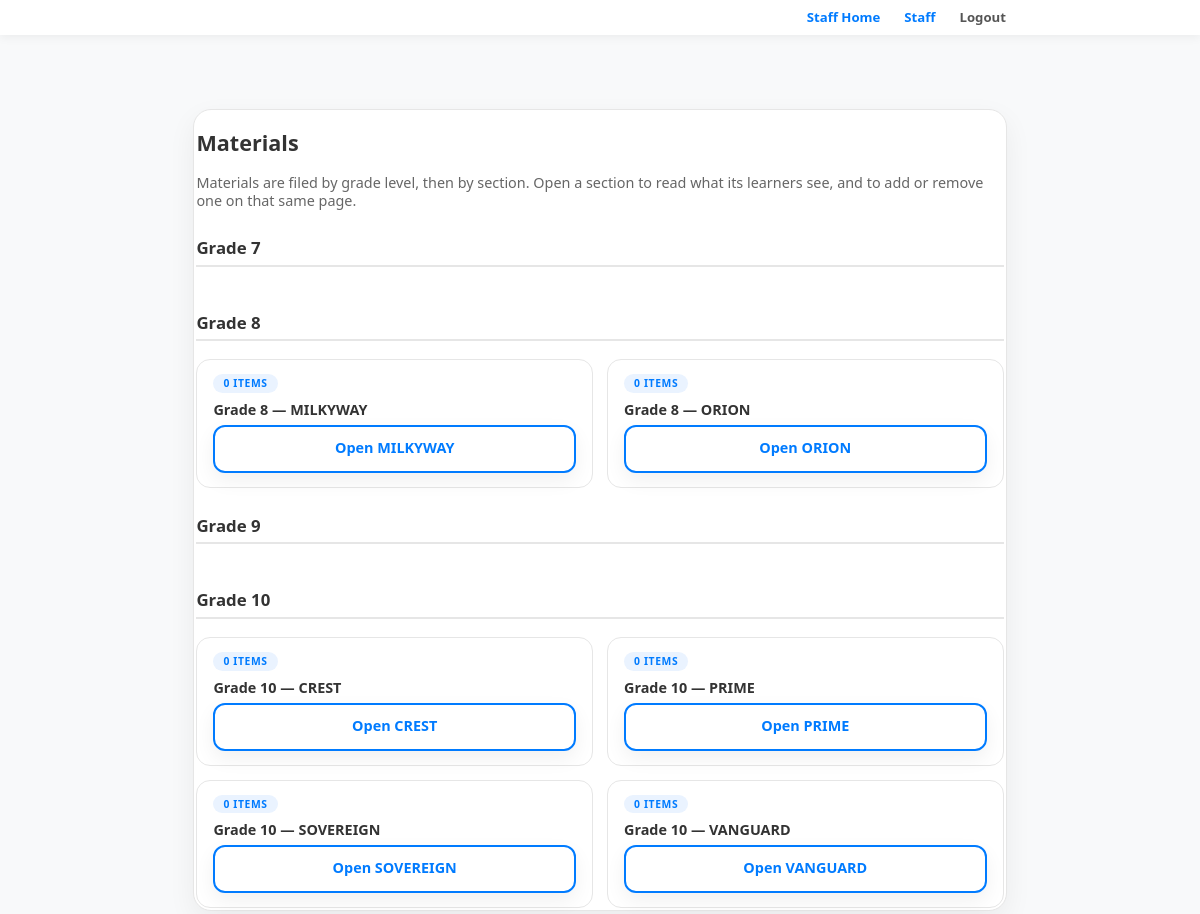
Screenshot of /materials (signed in) with the database file from the repository.
### app.py (models this page shows)
class GradeLevel(db.Model):
    __tablename__ = 'grade_level'
    id = db.Column(db.Integer, primary_key=True)
    name = db.Column(db.String(40), unique=True, nullable=False, index=True)
    created_at = db.Column(db.DateTime, nullable=False, default=datetime.utcnow)

class SectionLevel(db.Model):
    __tablename__ = 'class_section'
    id = db.Column(db.Integer, primary_key=True)
    grade = db.Column(db.String(40), nullable=False, index=True)
    name = db.Column(db.String(80), nullable=False)
    room = db.Column(db.String(60), nullable=False, default='')
    schedule_days = db.Column(db.String(40), nullable=False, default='')
    start_time = db.Column(db.String(5), nullable=False, default='')
    end_time = db.Column(db.String(5), nullable=False, default='')
    schedule_slots = db.Column(db.Text, nullable=False, default='')
    created_at = db.Column(db.DateTime, nullable=False, default=datetime.utcnow)
    __table_args__ = (db.UniqueConstraint('grade', 'name', name='uq_section_in_grade'),)

### app.py (the view, shortened to what this page needs)
@app.route('/materials')
def materials():
    user = current_user()
    kind = admin_kind(user)
    if not kind and not session.get('user_id'):
        return redirect(url_for('login'))
    groups = pick_classes(sections_map())
    counts = resource_counts(None, None)
    return render_template(
        'materials.html',
        user=user,
        groups=groups,
        counts=counts,
        own_grade=user.grade if user else '',
        own_section=norm_section(user.section) if user else '',
        can_post=role_can('post_materials', kind),
    )

### app.py (called while the page is built)
def admin_db_cache(key, query):
    global _ADMIN_DB_CACHE_AT
    now = time.time()
    if now - _ADMIN_DB_CACHE_AT >= 1.0:
        _ADMIN_DB_CACHE.clear()
        _ADMIN_DB_CACHE_AT = now
    if key not in _ADMIN_DB_CACHE:
        _ADMIN_DB_CACHE[key] = query()
    return _ADMIN_DB_CACHE[key]

def normalize_caps(values):
    out = []
    for value in values or []:
        if not str(value).strip():
            continue
        key = str(value).strip().lower().replace('-', '_')
        for canonical, spellings in CAPABILITY_ALIASES.items():
            if key in spellings or key == canonical.replace('_', ' '):
                key = canonical
                break
        if key not in out:
            out.append(key)
    return out

def caps_match(want, caps):
    wanted = normalize_caps([want])
    return bool(wanted) and wanted[0] in normalize_caps(caps)

def cap_label(capability):
    folded = normalize_caps([capability])
    if not folded:
        return ''
    return CAP_LABELS.get(folded[0], folded[0].replace('_', ' '))

def admin_levels():
    def load():
        out = {level: [] for level in reversed(ADMIN_LEVELS)}
        for row in admin_sql('SELECT level, capability FROM roles ORDER BY level',
                             as_rows=True):
            out.setdefault(row['level'], []).append(row['capability'])
        return out
    return admin_db_cache('levels', load)

def roles_for(level):
    if not level:
        return []
    key = LEGACY_LEVEL_KEYS.get(level, level)
    caps = normalize_caps(admin_levels().get(key))
    return caps or level_caps(key)

def admin_account(email):
    address = str(email or '').strip().lower()
    if not address:
        return None
    return admin_db_cache(
        ('account', address),
        lambda: admin_sql('SELECT email, password, level, supervisor FROM accounts '
                          'WHERE lower(email) = ?', (address,), one=True))

def section_choices_for(grade):
    return [row.name for row in
            SectionLevel.query.filter_by(grade=grade or '').order_by(
                SectionLevel.name, SectionLevel.id).all()]

def grade_choices():
    return [row.name for row in GradeLevel.query.order_by(GradeLevel.id).all()]

def class_choices():
    return {grade: section_choices_for(grade) for grade in grade_choices()}

def open_classes():
    if at_least('admin'):
        return None
    member = current_staff()
    return assigned_classes(member.id) if member else set()

def sections_map():
    return class_choices()

### templates/materials.html (shortened to what this page needs)
{% extends "base.html" %}
{% block content %}
<div class="container card">
    <h2>Materials</h2>
    {% if locked %}
    <p style="color: #666;">
        Your account has no section yet, so there is no section page to open for you.
        Once your teacher records your grade and section, your own materials appear on
        your profile page.
    </p>
    <p><a href="/profile" class="btn btn-primary cta">Go to My Profile</a></p>
    {% else %}
    <p style="color: #666;">
        Materials are filed by grade level, then by section. Open a section to read what
        its learners see{% if can_post %}, and to add or remove one on that same page{% endif %}.
    </p>
    {% for grade, sections in groups.items() %}
    <h3 class="admin-section-title">{{ grade }}</h3>
    <div class="games-grid">
        {% for section in sections %}
        <div class="game-card{% if grade == own_grade and section == own_section %} res-own{% endif %}">
            <span class="game-tag">{{ counts.get((grade, section), 0) }}
                {{ 'item' if counts.get((grade, section), 0) == 1 else 'items' }}</span>
            <h3>{{ grade }} &mdash; {{ section }}</h3>
            <a href="/materials/{{ (grade ~ '/' ~ section) | urlencode }}"
               class="btn btn-outline cta">Open {{ section }}</a>
        </div>
        {% endfor %}
    </div>
    {% else %}
    <p class="games-note">No sections are set up yet. Create them on the
        <a href="/admin/classes">Classes</a> page, and each one gets its own materials page here.</p>
    {% endfor %}
    {% endif %}
</div>
{% endblock %}

### templates/base.html (shortened to what this page needs)
<!DOCTYPE html>
<html lang="en">
<head>
    <link rel="stylesheet" href="{{ url_for('static', filename='style.css') }}">
</head>
<body>
<nav class="navbar">
    <div class="nav-container">
        <div class="nav-links">
            {% if is_staff %}
                <a href="/staff/home" class="nav-home">Staff Home</a>
                {% if can('manage_teachers') or can('manage_teacher_assignment') or is_admin %}
                <a href="/admin/staff" class="nav-staff">Staff</a>
                {% endif %}
            {% endif %}
            {% if session['user_id'] or is_staff %}
                <a href="/logout" class="nav-logout">Logout</a>
            {% else %}
                <a href="/login" class="nav-login">Log In</a>
                <a href="/signup" class="nav-signup nav-auth-btn">Sign Up</a>
                <a href="/admin/login" class="nav-admin-login">Admin Log In</a>
            {% endif %}
        </div>
    </div>
</nav>
    <div class="container">
        {% block content %}{% endblock %}
    </div>
</body>
</html>

### static/style.css (style rules this page uses)
:root { --primary: #007bff; --primary-hover: #0056b3; --success: #28a745; --danger: #dc3545; --dark: #333; --light-bg: #f8f9fa; --border: #e6e6e6; --shadow: 0 8px 22px rgba(0,0,0,0.08); --app-maxw: 860px; --radius-lg: 18px; --radius-md: 14px; --nav-h: 35px; }
* { box-sizing: border-box; }
html, body { height: 100%; }
html { font-size: clamp(14px, 1.2vw, 16.5px); }
body { font-family: 'Segoe UI', Roboto, Helvetica, Arial, sans-serif; line-height: 1.23; margin: 0; padding: 0; background-color: var(--light-bg); color: var(--dark); -webkit-font-smoothing: antialiased; -moz-osx-font-smoothing: grayscale; }
a, button { -webkit-tap-highlight-color: rgba(0,0,0,0); }
nav.navbar { position: sticky; top: 0; z-index: 50; height: var(--nav-h); display: flex; align-items: center; justify-content: center; padding: 0; background: #ffffff; box-shadow: 0 2px 10px rgba(0,0,0,0.06); }
.nav-container, .nav-links { width: 100%; max-width: var(--app-maxw); margin: 0 auto; padding: 0 8px; }
.nav-container { display: flex; align-items: center; justify-content: space-between; gap: 8px; }
.nav-links { display: flex; align-items: center; justify-content: flex-end; gap: 8px; overflow-x: auto; overflow-y: hidden; -webkit-overflow-scrolling: touch; scrollbar-width: none; }
nav a { text-decoration: none; color: var(--primary); font-weight: 700; display: inline-flex; align-items: center; justify-content: center; padding: 8px 8px; border-radius: 12px; background: transparent; transition: background-color 0.15s ease, transform 0.05s ease; line-height: 1; font-size: clamp(0.82rem, 1.1vw, 0.95rem); }
.nav-logout { color: #555; }
.container { width: 95%; max-width: var(--app-maxw); margin: calc(var(--nav-h) + 1px) auto 1px auto; padding: 2px; }
div { margin: 0; }
.card { background: #ffffff; padding: 2px; border-radius: var(--radius-lg); border: 1px solid var(--border); box-shadow: 0 10px 28px rgba(0,0,0,0.06); }
button, .btn { width: 100%; padding: 12px; max-width: 100%; border: none; border-radius: 12px; font-size: clamp(0.98rem, 1.6vw, 1rem); font-weight: 800; cursor: pointer; transition: transform 0.05s ease, background-color 0.15s ease, box-shadow 0.15s ease, border-color 0.15s ease; text-align: center; text-decoration: none; display: block; -webkit-user-select: none; user-select: none; box-shadow: 0 8px 20px rgba(0,0,0,0.06); color: #ffffff; }
.btn-outline { background: transparent; border: 2px solid var(--primary); color: var(--primary); }
.cta { width: 100%; max-width: 100%; min-height: 48px; }
@media (min-width: 681px) { .cta { padding-left: 18px; padding-right: 18px; } }
h1, h2, h3, p, li, span, div { overflow-wrap:anywhere; word-break: break-word; }
.container { box-sizing: border-box; }
.admin-section-title { margin-top: 28px; padding-bottom: 6px; border-bottom: 2px solid var(--border); }
.games-grid { display: grid; grid-template-columns: repeat(auto-fit, minmax(min(100%, 320px), 1fr)); gap: 14px; margin-top: 18px; }
.game-card { display: flex; flex-direction: column; border: 1px solid var(--border); border-radius: var(--radius-md); background: #fff; padding: 14px 16px; }
.game-tag { align-self: flex-start; font-size: 0.72rem; font-weight: 700; letter-spacing: 0.06em; text-transform: uppercase; color: var(--primary); background: #eaf3ff; border-radius: 999px; padding: 3px 10px; }
.game-card h3 { margin: 8px 0 6px; color: var(--dark); font-size: 1rem; }
.game-card .btn { margin-top: auto; align-self: stretch; text-align: center; }

### rows the page displays
GradeLevel: name "Grade 7"
GradeLevel: name "Grade 8", get "0", name.name "ITEMS"
SectionLevel: name "MILKYWAY"
SectionLevel: name "ORION"
GradeLevel: name "Grade 9"
GradeLevel: name "Grade 10", get "0", name.name "ITEMS"
SectionLevel: name "CREST"
SectionLevel: name "PRIME"
SectionLevel: name "SOVEREIGN"
SectionLevel: name "VANGUARD"
